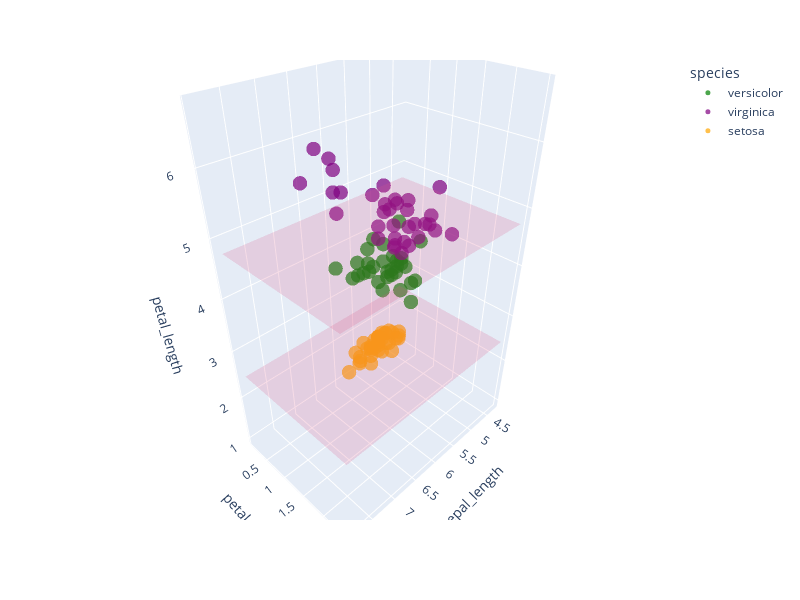

Notebook code cell kept with this figure:
### Code cell
# We know that a decision tree make splittings on feature variables to make predictions.
# Let us visualize how the feature space is divided.

fig = px.scatter_3d(df_train, x='sepal_length', z='petal_length', y='petal_width',
                    opacity=0.7, color='species',
                    color_discrete_map={
                         "setosa": "orange",
                         "versicolor": "green",
                         "virginica": "purple"}
                    )
fig.update_traces(marker_size=5)
X = [df['sepal_length'].min(), df['sepal_length'].max()]
Y = [df['petal_width'].min(), df['petal_width'].max()]
Z = [[2.45, 2.45],
     [2.45, 2.45]]
fig.add_trace(go.Surface(x=X,y=Y,z=Z, opacity=0.2, showscale=False))
Z2 = [[4.75, 4.75],
     [4.75, 4.75]]
fig.add_trace(go.Surface(x=X,y=Y,z=Z2, opacity=0.2, showscale=False))
fig.update_layout(width=800, height=600)
fig.show()

### Figure 1 — Plotly figure (JSON) as saved in the notebook; plotly's stock layout.template omitted (floating-point values rounded to 4 significant figures)
{"data": [{"hovertemplate": "species=versicolor<br>sepal_length=%{x}<br>petal_width=%{y}<br>petal_length=%{z}<extra></extra>", "legendgroup": "versicolor", "marker": {"color": "green", "opacity": 0.7, "size": 5, "symbol": "circle"}, "mode": "markers", "name": "versicolor", "scene": "scene", "showlegend": true, "type": "scatter3d", "x": [6.2, 5.5, 6, 6.4, 6.1, 5.1, 5.8, 6, 5.7, 5.7, 7, 5.7, 5.4, 6.6, 6.1, 5.5, 6.4, 5.6, 5, 4.9, 6.7, 5.5, 6.7, 5.8, 5.6, 6.7, 6, 5.6, 6.5, 6.1, 5.6], "y": [1.5, 1, 1.5, 1.5, 1.4, 1.1, 1.2, 1.6, 1, 1.3, 1.4, 1.3, 1.5, 1.4, 1.3, 1.1, 1.3, 1.3, 1, 1, 1.4, 1.3, 1.5, 1.2, 1.1, 1.7, 1, 1.3, 1.5, 1.2, 1.3], "z": [4.5, 3.7, 4.5, 4.5, 4.7, 3, 3.9, 5.1, 3.5, 4.1, 4.7, 4.2, 4.5, 4.4, 4, 3.8, 4.3, 4.2, 3.3, 3.3, 4.4, 4, 4.7, 4, 3.9, 5, 4, 4.1, 4.6, 4.7, 3.6]}, {"hovertemplate": "species=virginica<br>sepal_length=%{x}<br>petal_width=%{y}<br>petal_length=%{z}<extra></extra>", "legendgroup": "virginica", "marker": {"color": "purple", "opacity": 0.7, "size": 5, "symbol": "circle"}, "mode": "markers", "name": "virginica", "scene": "scene", "showlegend": true, "type": "scatter3d", "x": [7.2, 6.4, 4.9, 6.7, 6.9, 6.8, 7.9, 6.5, 7.6, 6.3, 6.7, 6.4, 7.4, 6.3, 6.5, 5.8, 6.5, 6.5, 5.9, 6.1, 6.1, 6, 6.2, 6, 7.7, 6.3, 7.7, 7.3, 6.3, 6.4, 6.7, 6.3, 5.7, 7.2], "y": [2.5, 1.8, 1.7, 2.4, 2.1, 2.3, 2, 1.8, 2.1, 1.5, 1.8, 2.1, 1.9, 1.8, 2.2, 1.9, 2, 2, 1.8, 1.4, 1.8, 1.5, 2.3, 1.8, 2.3, 2.4, 2, 1.8, 2.5, 2.3, 2.3, 1.8, 2, 1.8], "z": [6.1, 5.5, 4.5, 5.6, 5.4, 5.9, 6.4, 5.5, 6.6, 5.1, 5.8, 5.6, 6.1, 5.6, 5.8, 5.1, 5.1, 5.2, 5.1, 5.6, 4.9, 5, 5.4, 4.8, 6.1, 5.6, 6.7, 6.3, 6, 5.3, 5.2, 4.9, 5, 6]}, {"hovertemplate": "species=setosa<br>sepal_length=%{x}<br>petal_width=%{y}<br>petal_length=%{z}<extra></extra>", "legendgroup": "setosa", "marker": {"color": "orange", "opacity": 0.7, "size": 5, "symbol": "circle"}, "mode": "markers", "name": "setosa", "scene": "scene", "showlegend": true, "type": "scatter3d", "x": [5.8, 5.3, 5.4, 4.7, 4.6, 4.9, 4.8, 4.4, 4.6, 4.9, 5, 5.4, 5.1, 5, 5.1, 5.1, 5.2, 4.8, 5.1, 4.6, 5.7, 5.2, 5.5, 5.4, 4.8, 4.8, 5, 4.3, 5.5, 5.4, 5, 5.1, 4.4, 5.7, 4.9], "y": [0.2, 0.2, 0.2, 0.2, 0.2, 0.1, 0.3, 0.2, 0.3, 0.1, 0.2, 0.4, 0.4, 0.2, 0.2, 0.3, 0.2, 0.2, 0.5, 0.2, 0.3, 0.2, 0.2, 0.4, 0.1, 0.2, 0.2, 0.1, 0.2, 0.4, 0.3, 0.2, 0.2, 0.4, 0.1], "z": [1.2, 1.5, 1.7, 1.6, 1.5, 1.5, 1.4, 1.3, 1.4, 1.5, 1.4, 1.7, 1.9, 1.5, 1.6, 1.4, 1.4, 1.6, 1.7, 1, 1.7, 1.5, 1.3, 1.5, 1.4, 1.6, 1.6, 1.1, 1.4, 1.3, 1.3, 1.4, 1.4, 1.5, 1.5]}, {"opacity": 0.2, "showscale": false, "type": "surface", "x": [4.3, 7.9], "y": [0.1, 2.5], "z": [[2.45, 2.45], [2.45, 2.45]]}, {"opacity": 0.2, "showscale": false, "type": "surface", "x": [4.3, 7.9], "y": [0.1, 2.5], "z": [[4.75, 4.75], [4.75, 4.75]]}], "layout": {"height": 600, "legend": {"title": {"text": "species"}, "tracegroupgap": 0}, "margin": {"t": 60}, "scene": {"domain": {"x": [0, 1], "y": [0, 1]}, "xaxis": {"title": {"text": "sepal_length"}}, "yaxis": {"title": {"text": "petal_width"}}, "zaxis": {"title": {"text": "petal_length"}}}, "width": 800}}
